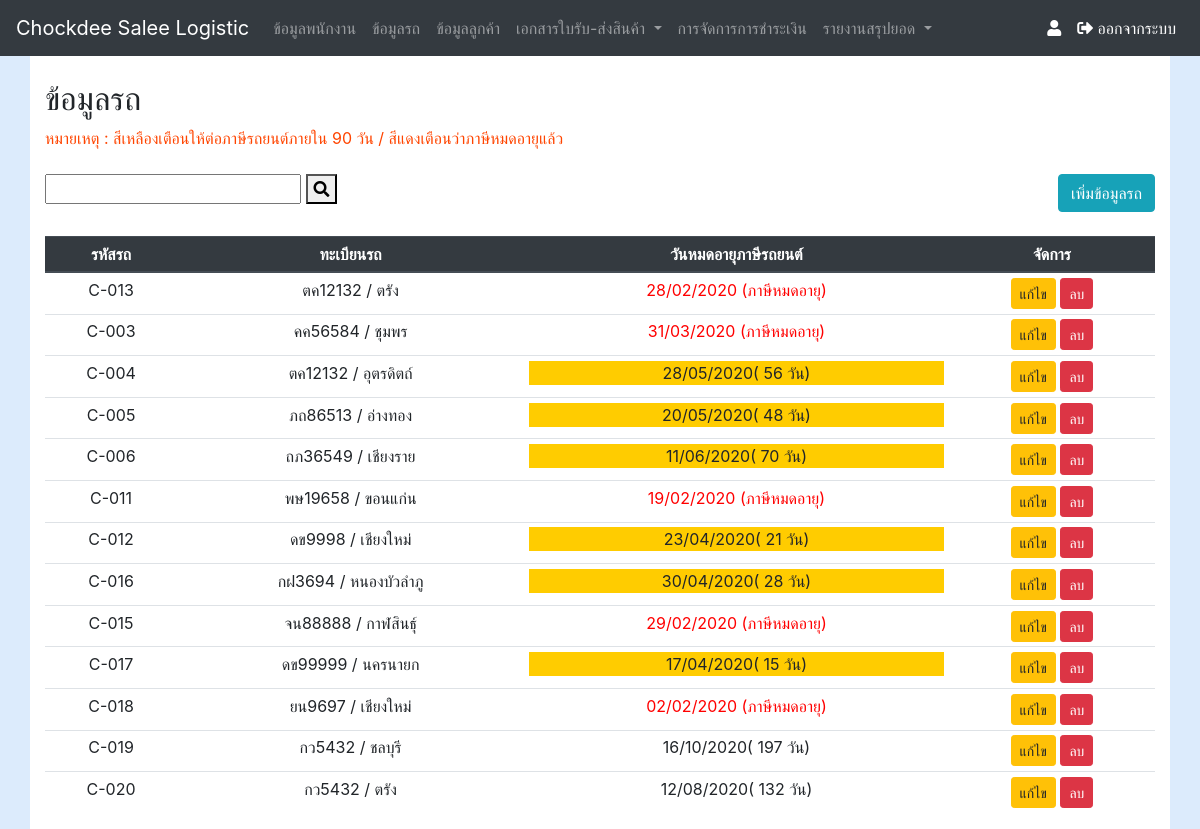
The app's page /car_show.php with its own data.
### tables this page shows
CREATE TABLE `tb_car` (
  `car_id` int(5) NOT NULL,
  `car_id_set` varchar(10) NOT NULL,
  `car_register` varchar(15) NOT NULL,
  `car_province` varchar(20) NOT NULL COMMENT 'จังหวัด',
  `car_date_end` date NOT NULL COMMENT 'วันหมดอายุภาษี'
);

### car_show.php (the view, shortened to what this page needs)
<?php require_once('nevbar.php');
Nevbar(); ?>
<?php require_once('Connections/myconnect.php'); ?>
<?php
function DateDiff($strDate1,$strDate2)
	 {
				return (strtotime($strDate2) - strtotime($strDate1))/  ( 60 * 60 * 24 );
	 }
$query_car = "SELECT * FROM tb_car";
$car = mysql_query($query_car, $myconnect) or die(mysql_error());
$row_car = mysql_fetch_assoc($car);
?>
<!DOCTYPE html
    PUBLIC "-//W3C//DTD XHTML 1.0 Transitional//EN" "http://www.w3.org/TR/xhtml1/DTD/xhtml1-transitional.dtd">
<html xmlns="http://www.w3.org/1999/xhtml">
<head>
    <link rel="stylesheet" href="css/custom.css" />
</head>
<body>
    <div class="container">
        <br />
        <h2>ข้อมูลรถ</h2>
        <FONT SIZE=3 COLOR=#FF4500>หมายเหตุ : สีเหลืองเตือนให้ต่อภาษีรถยนต์ภายใน 90 วัน /
            สีแดงเตือนว่าภาษีหมดอายุแล้ว
        </FONT>
        <br /> <br />
        <div class="row">
            <div class="col-sm-8">
                <form id="form2" name="form2" method="get" action="<?php echo $_SERVER['SCRIPT_NAME'];?>">
                    <input type="text" name="textfield" id="textfield" />
                    <button type="submit"><i class="fa fa-search"></i></button>
                </form>
            </div>
            <div class="col-sm-4 ">
                <button type="button" class="btn btn-info float-right" data-toggle="modal"
                    data-target="#exampleModalCenter">
                    เพิ่มข้อมูลรถ
                </button>
            </div>
        </div>
        <br />
        <div class="table-responsive">
            <table class="table table-hover table-sm">
                <thead class="thead-dark">
                    <tr>
                        <th>
                            <div align="center">รหัสรถ</div>
                        </th>
                        <th>
                            <div align="center"><span>ทะเบียนรถ</span></div>
                        </th>
                        <th>
                            <div align="center"><span>วันหมดอายุภาษีรถยนต์</span></div>
                        </th>
                        <th colspan="2">
                            <div align="center">จัดการ</div>
                        </th>
                    </tr>
                </thead>
                <?php do { ?>
                <tr>
                    <td>
                        <div align="center"><?php echo $row_car['car_id_set']; ?></div>
                    </td>
                    <td>
                        <div align="center"><?php echo $row_car['car_register']; ?> /
                            <?php echo $row_car['car_province']; ?></div>
                    </td>
                    <td>
                        <?php
                      if (round(DateDiff(date('y-m-d'),$row_car['car_date_end'])) < '0' ){
                  ?>
                        <div align="center" style='color:red'>
                            <? echo  date_format(date_create($row_car['car_date_end']),"d/m/Y") ?>
                            (ภาษีหมดอายุ)</div>
                        <?php }
                        else if(round(DateDiff(date('y-m-d'),$row_car['car_date_end'])) <= '90' ){
                    ?>
                        <div align="center" style='background-color:#ffcc00'>
                            <?php $date=date_create($row_car['car_date_end']); echo date_format($date,"d/m/Y")."( ".round(DateDiff(date('y-m-d'),$row_car['car_date_end']))." วัน)"; ?>
                        </div>
                        <?php
                  }
                      else{
                  ?>
                        <div align="center">
                            <?php $date=date_create($row_car['car_date_end']); echo date_format($date,"d/m/Y")."( ".round(DateDiff(date('y-m-d'),$row_car['car_date_end']))." วัน)"; ?>
                        </div>
                        <?php }?>
                    </td>
                    <td>
                        <div align="center">
                            <a class="btn btn-warning btn-sm" role="button"
                                href="car_edit.php<?php echo $row_car['']; ?>?id=<?php echo $row_car['car_id']; ?>">แก้ไข</a>
                            <a class="btn btn-danger btn-sm" role="button"
                                href="car_del.php?id=<?php echo $row_car['car_id']; ?>"
                                onclick="return confirm('ยืนยันที่จะลบข้อมูลหรือไม่ ?')">ลบ</a>
                        </div>
                    </td>
                </tr>
                <?php } while ($row_car = mysql_fetch_assoc($car)); ?>
            </table>
        </div>
    </div>
</body>
</html>

### css/custom.css (style rules this page uses)
body { background: #DCEBFC; }
.container { background: #FFF; height: 100%; min-height: calc(100vh - calc(3.5rem + 1px)); }

### records on screen
tb_car: car_id_set "C-013", car_register "ตค12132", car_province "ตรัง", car_date_end "28/02/2020"
tb_car: car_id_set "C-003", car_register "คค56584", car_province "ชุมพร", car_date_end "31/03/2020"
tb_car: car_id_set "C-004", car_register "ตค12132", car_province "อุตรดิตถ์", car_date_end "28/05/2020"
tb_car: car_id_set "C-005", car_register "ภถ86513", car_province "อ่างทอง", car_date_end "20/05/2020"
tb_car: car_id_set "C-006", car_register "ถภ36549", car_province "เชียงราย", car_date_end "11/06/2020"
tb_car: car_id_set "C-011", car_register "พษ19658", car_province "ขอนแก่น", car_date_end "19/02/2020"
tb_car: car_id_set "C-012", car_register "ดข9998", car_province "เชียงใหม่", car_date_end "23/04/2020"
tb_car: car_id_set "C-016", car_register "กฝ3694", car_province "หนองบัวลำภู", car_date_end "30/04/2020"
tb_car: car_id_set "C-015", car_register "จน88888", car_province "กาฬสินธุ์", car_date_end "29/02/2020"
tb_car: car_id_set "C-017", car_register "ดข99999", car_province "นครนายก", car_date_end "17/04/2020"
tb_car: car_id_set "C-018", car_register "ยน9697", car_province "เชียงใหม่", car_date_end "02/02/2020"
tb_car: car_id_set "C-019", car_register "กว5432", car_province "ชลบุรี", car_date_end "16/10/2020"
tb_car: car_id_set "C-020", car_register "กว5432", car_province "ตรัง", car_date_end "12/08/2020"
